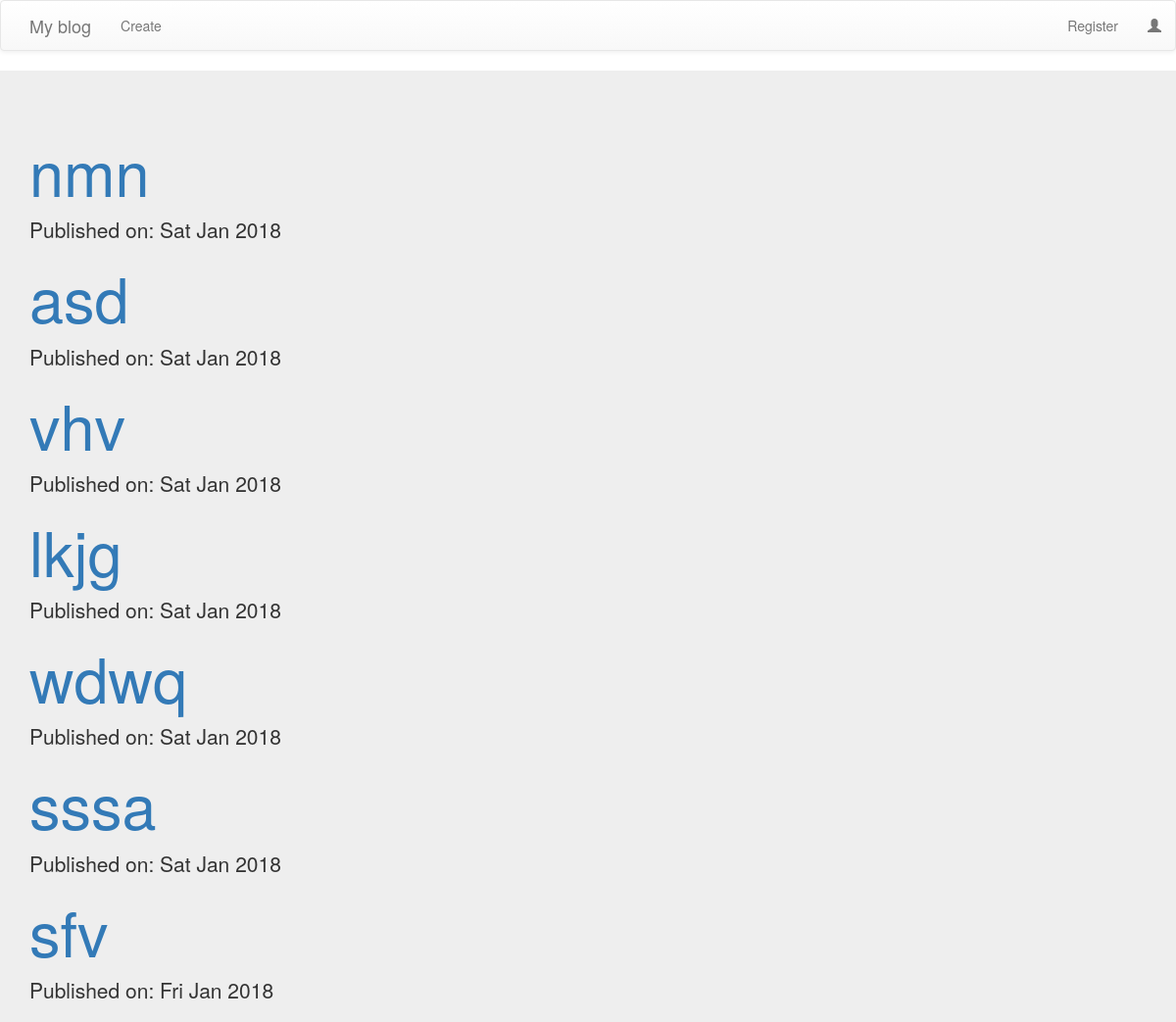
/blog/list/ (upper part), run on an earlier commit of the app's database.
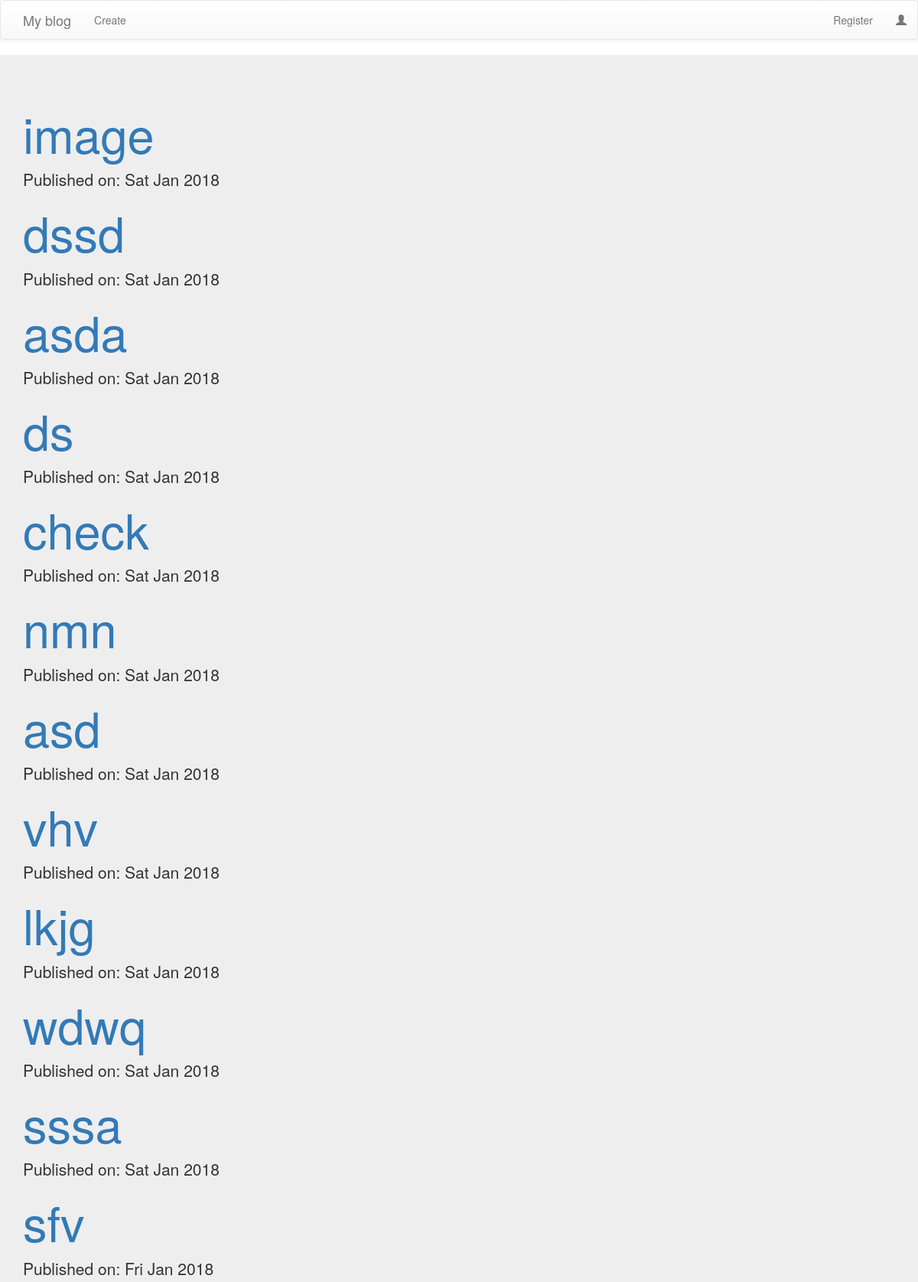
And on a later commit of the database.
### myblog/models.py (models this page shows, shortened)
class Post(models.Model):
    author = models.CharField(max_length=128)
    title = models.CharField(max_length=256)
    text = models.TextField()
    created_date = models.DateTimeField(default=timezone.now)
    published_date = models.DateTimeField(blank=True, null=True)
    image = models.ImageField(blank=True,default='1.jpg')

### myblog/views.py (the view)
class PostListView(ListView):
    model = Post
    def get_queryset(self):
        return Post.objects.filter(published_date__lte=timezone.now()).order_by('-published_date')

### myblog/templates/myblog/post_list.html
{% extends 'myblog/base_html.html' %}
{% block body_block %}
<div class="jumbotron">
  <div class="container">
    {% for post in post_list %}
        <div class="post">
            <h1><a href="{% url 'myblog:post_detail' pk=post.pk %}">{{ post.title }}</a></h1>
            <div class="date">
                <p>Published on: {{ post.published_date|date:"D M Y"}}</p>
            </div>
        </div>
    {% endfor %}
  </div>
</div>
{% endblock %}

What changed in the data, as far as the page shows it:
added Post: title "image", published_date "Sat Jan 2018"
added Post: title "dssd", published_date "Sat Jan 2018"
added Post: title "asda", published_date "Sat Jan 2018"
now on this page (row edited): Post: title "ds", published_date "Sat Jan 2018"
added Post: title "check", published_date "Sat Jan 2018"
